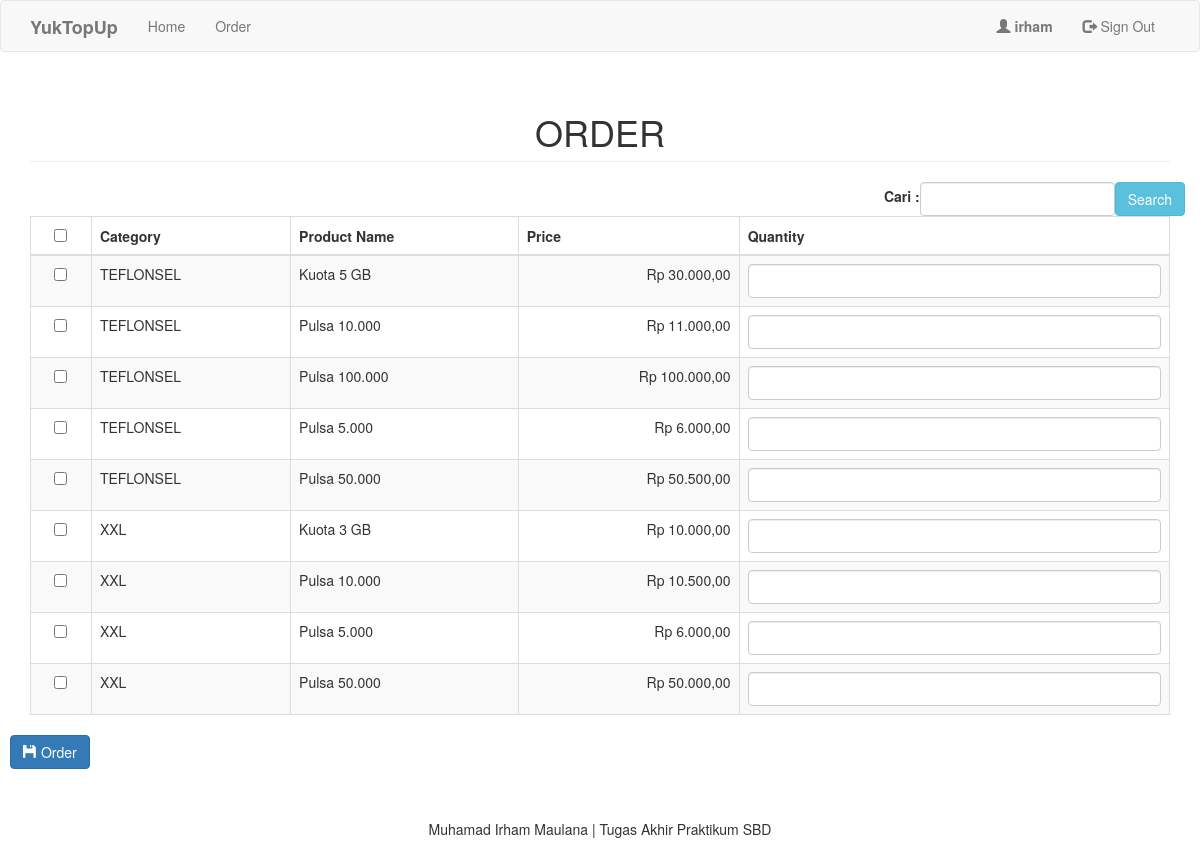
/order.php (signed in), run on the app's committed database.
### tables this page shows
CREATE TABLE `product` (
  `productid` int(11) NOT NULL,
  `categoryid` int(1) NOT NULL,
  `productname` varchar(30) NOT NULL,
  `price` double NOT NULL
);

CREATE TABLE `category` (
  `categoryid` int(11) NOT NULL,
  `catname` varchar(30) NOT NULL
);

### order.php (the view, shortened to what this page needs)
<?php include('config.php');
?>
<!DOCTYPE html>
<html>
<head>
	<link rel="stylesheet" href="https://maxcdn.bootstrapcdn.com/bootstrap/3.3.7/css/bootstrap.min.css">
</head>
<body>
<nav class="navbar navbar-default">
  <div class="container">
    <div class="navbar-header">
      <a class="navbar-brand" href="index.php"><b>YukTopUp</b></a>
    </div>
    <div class="collapse navbar-collapse" id="bs-example-navbar-collapse-1">
      <ul class="nav navbar-nav">
        <li><a href="index.php">Home</a></li>
        <li><a href="order.php">Order</a></li>
      </ul>
      <ul class="nav navbar-nav navbar-right">
      <li><a href="#"><span class="glyphicon glyphicon-user"></span>     <strong><?php echo $_SESSION['username'];?></strong>  </a></li>
      <li><a href="logout.php"><span class="glyphicon glyphicon-log-out"></span>     Sign Out</a></li>
      </ul>
    </div>
  </div>
</nav>
<div class="container">
	<h1 class="page-header text-center">ORDER</h1>
	<div class="row">
		<div class="col-sm">
				<form role="form" action="order.php" method="get">
					<table class="pull-right">
						<tr>
							<td><label>Cari :</label></td>
							<td><input type="text" name="cari" class="form-control"> </td>
							<td><button type="submit" class="btn btn-info btn-block">Search</button></td>
						</tr>
					</table>
				</form>
		</div>
	</div>
	<form method="POST" action="purchase.php">
		<table class="table table-striped table-bordered">
			<thead>
				<th class="text-center"><input type="checkbox" id="checkAll"></th>
				<th>Category</th>
				<th>Product Name</th>
				<th>Price</th>
				<th>Quantity</th>
			</thead>
			<tbody>
				<?php
					if(isset($_GET['cari'])){
					$cari = $_GET['cari'];
					$sql = "select * from product left join category on category.categoryid=product.categoryid where productname like '%".$cari."%'";
					}else{
					$sql = "select * from product left join category on category.categoryid=product.categoryid order by product.categoryid asc, productname asc";
					}
					$query=$conn->query($sql);
					$iterate=0;
					while($row=$query->fetch_array()){
						?>
						<tr>
							<td class="text-center"><input type="checkbox" value="<?php echo $row['productid']; ?>||<?php echo $iterate; ?>" name="productid[]" style=""></td>
							<td><?php echo $row['catname']; ?></td>
							<td><?php echo $row['productname']; ?></td>
							<td class="text-right">&#82;&#112; <?php echo number_format($row['price'], 2,',','.'); ?></td>
							<td><input type="text" class="form-control" name="quantity_<?php echo $iterate; ?>"></td>
						</tr>
						<?php
						$iterate++;
					}
				?>
			</tbody>
		</table>
		<div class="row">
			<div class="col-md-2" style="margin-left:-20px;">
				<button type="submit" class="btn btn-primary" data-toggle="modal" data-target="#myModal"><span class="glyphicon glyphicon-floppy-disk"></span>  Order</button>
			</div>
		</div>
	</form>
</div>
</body>
<footer class="footer">Muhamad Irham Maulana | Tugas Akhir Praktikum SBD</footer>
</html>

### order.php (style rules this page uses)
.footer { padding-top: 50px; padding-bottom: 20px; width: 100%; text-align: center; }

### data on the page
product: categoryid.catname "TEFLONSEL", productname "Kuota 5 GB", price "30.000,00"
product: categoryid.catname "TEFLONSEL", productname "Pulsa 10.000", price "11.000,00"
product: categoryid.catname "TEFLONSEL", productname "Pulsa 100.000", price "100.000,00"
product: categoryid.catname "TEFLONSEL", productname "Pulsa 5.000", price "6.000,00"
product: categoryid.catname "TEFLONSEL", productname "Pulsa 50.000", price "50.500,00"
product: categoryid.catname "XXL", productname "Kuota 3 GB", price "10.000,00"
product: categoryid.catname "XXL", productname "Pulsa 10.000", price "10.500,00"
product: categoryid.catname "XXL", productname "Pulsa 5.000", price "6.000,00"
product: categoryid.catname "XXL", productname "Pulsa 50.000", price "50.000,00"

### other printed values
$_SESSION['username'] "irham"
